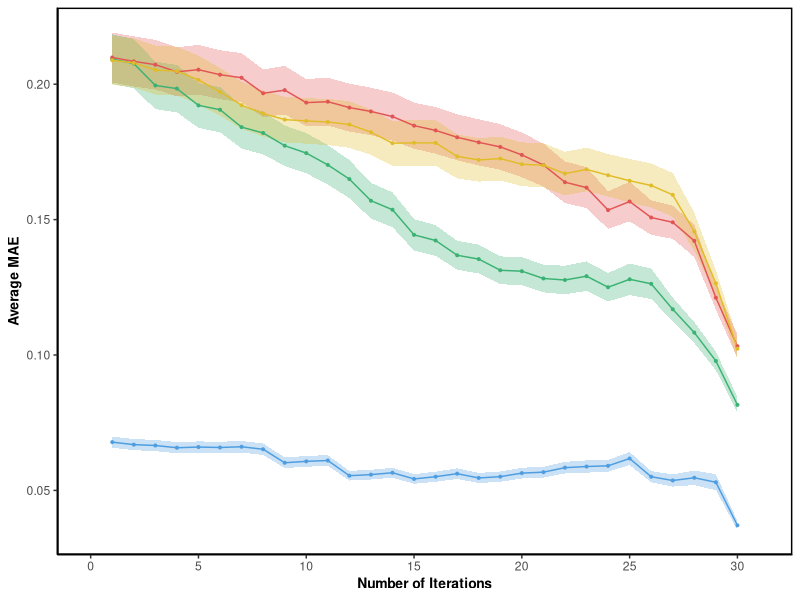
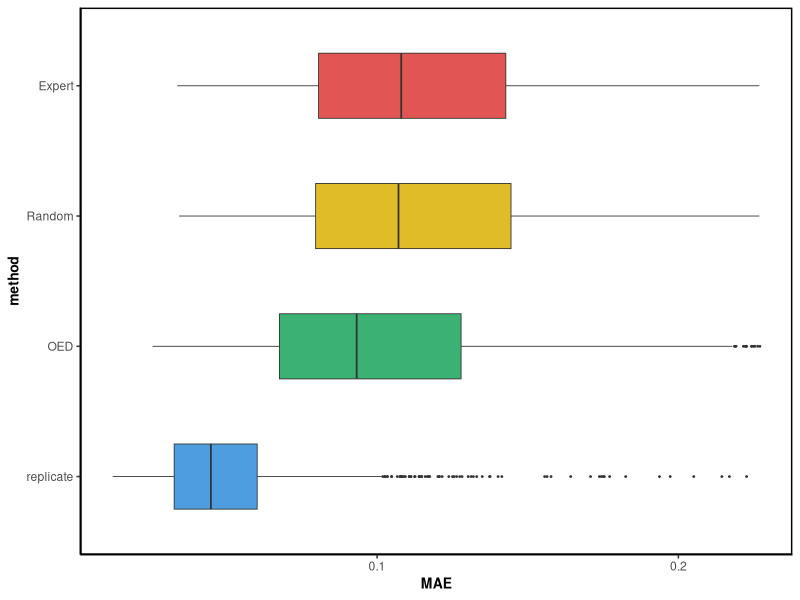
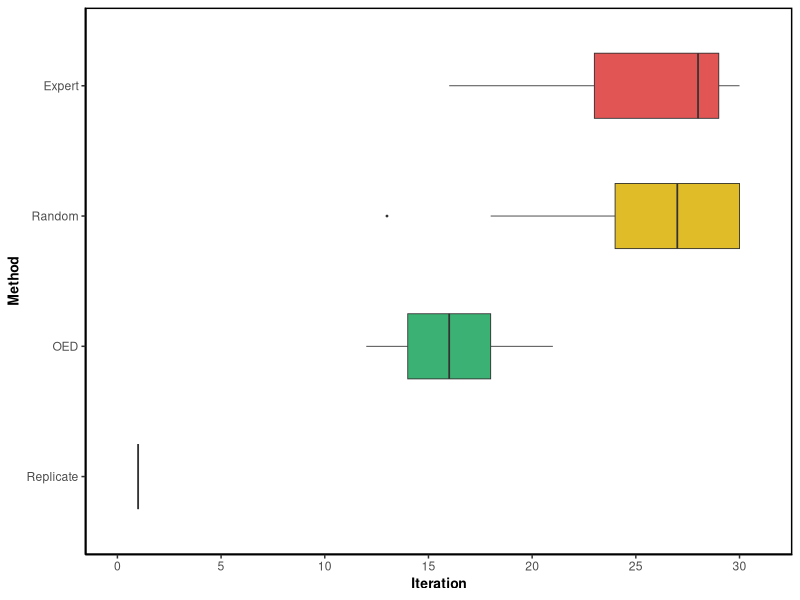
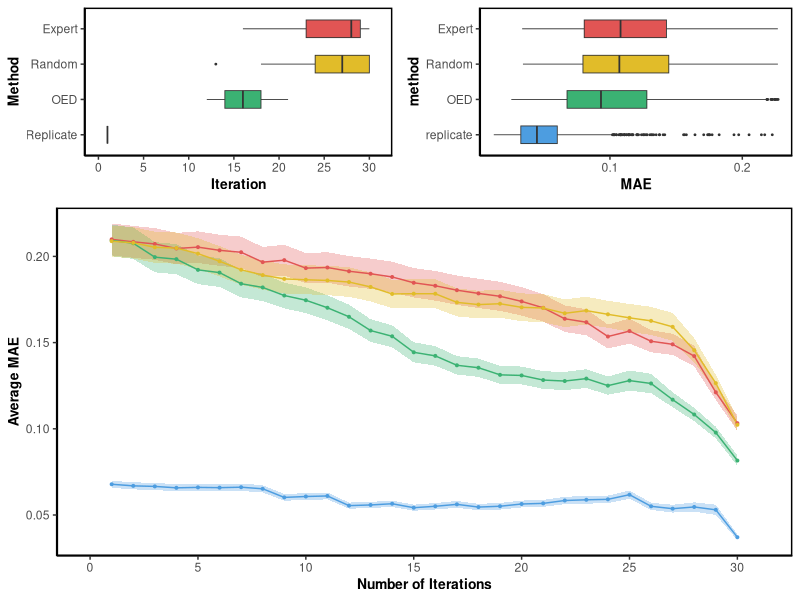
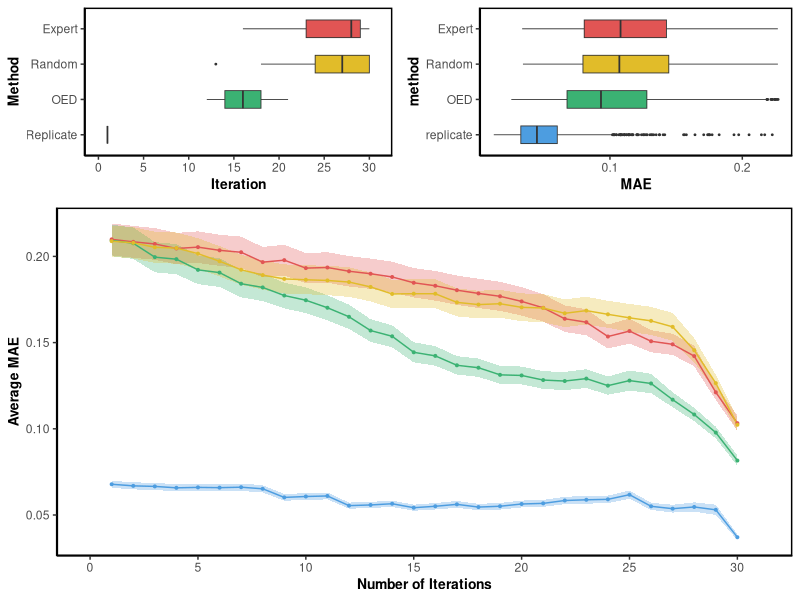

These charts were generated, in order, by the following R code:
#' gen_supplementary_figure_9A.R
#' Inputs: "./data/simulation_runs_prediction_MAEs.csv"
#'         "./data/simulation_runs_iterations_prediction_MAE_LT_144_EN.csv"
#' Output: "./figures/supplementary_figure_9A.pdf"
#'          

library(dplyr)
library(ggplot2)
library(scales)
require(cowplot)
library(gridExtra)
library(reshape2)

#' Get the personalized theme used throughout the script
get_custom_theme <- function() {
  font_ratio <- 1.25
  return(theme(panel.grid.major = element_blank(), 
               panel.grid.minor = element_blank(),
               panel.background = element_blank(),
               legend.box.background = element_blank(),
               plot.title = element_text(hjust = 0.5),
               legend.title=element_blank(),
               legend.key.width = unit(3, "line"),
               legend.key = element_blank(),
               legend.position = "none",
               strip.background = element_blank(),
               axis.line = element_line(colour = "black"),
               panel.border = element_rect(fill=NA, size=1),
               legend.key.size = unit(0.5, "cm"),
               axis.text = element_text(size=7*font_ratio),
               axis.title = element_text(size=8*font_ratio, face='bold'),
               text = element_text(family="Helvetica", size=7*font_ratio)))
}

#' Calculate the mean and confidence intervals for a given iteration.
my_t_test <- function(x){
  summary <- t.test(x, mu=mean(x), conf.level = 0.95)
  names(summary$estimate) <- NULL
  list(mean=summary$estimate[1], l=summary$conf.int[1], h=summary$conf.int[2])
}

#' Calculate the mean and condifence intervals for all iterations.
get_summary <- function(df_Diff, method){
  summ <- apply(df_Diff, 2, my_t_test)
  df_summ <- bind_rows(summ)
  df_summ$iteration <- c(1:num_iter)
  df_summ$method <- method
  
  return(df_summ)
}

# General settings
colors_assigned <- c("OED"="#3bb273","replicate"="#4d9de0" ,"Replicate"="#4d9de0", 
                     "Random"="#e1bc29", "Expert"="#e15554", "Imbalance" = "#000000",
                     "-1"="#e15554", "1"="#4d9de0")
OED_Method_Name_Other = "MI"
OED_Method_Name = "EN"
num_iter <- 30
set.seed(1)
percent_format(digits = 0)

# 1) Read the data
df <- read.table(file.path("./data/simulation_runs_prediction_MAEs.csv"), sep = ",", header = TRUE )

# 2) Calculate mean and confidence intervals per-iteration for each method
df_summ_Random <- get_summary(df[df$method == "Random", c(1:num_iter)], "Random")
df_summ_OED <- get_summary(df[df$method == OED_Method_Name, c(1:num_iter)], "OED")
df_summ_Expert <- get_summary(df[df$method == "Expert", c(1:num_iter)], "Expert")
df_summ_Replicate <- get_summary(df[df$method == "replicate", c(1:num_iter)], "Replicate")
df_summ <- rbind(df_summ_OED, df_summ_Expert, df_summ_Replicate, df_summ_Random)

# 3) Plot the summary in figure_2B_p1.pdf
gPlot_p1 <- ggplot(df_summ, aes(x=iteration, y=mean, ymin=l, ymax=h, fill=method, colour=method))+
  geom_ribbon(alpha=0.3, colour = NA)+
  geom_line()+
  geom_point(size = 0.7)+
  scale_x_continuous("Number of Iterations", breaks = seq(0, num_iter, by = 5), limits = c(0, 31))+
  scale_y_continuous("Average MAE")+
  scale_fill_manual(values = colors_assigned)+
  scale_colour_manual(values = colors_assigned)+
  get_custom_theme()
print(gPlot_p1)

# 4) Create data summary relating to the iteration with maximum gap in MAE 
#       between the random and OED methods (iteration 27)
df_oed_means <- df_summ[df_summ$method == "OED", c("iteration", "mean")]
df_rnd_means <- df_summ[df_summ$method == "Random",c("iteration", "mean")]
idx_max_gap <- df_oed_means[which.max(df_rnd_means$mean - df_oed_means$mean),]$iteration
df_max_iter <- df[df$method != OED_Method_Name_Other ,c(idx_max_gap, ncol(df))]
df_max_iter$method <- factor(df_max_iter$method)
levels(df_max_iter$method)[levels(df_max_iter$method)==OED_Method_Name] <- "OED"
df_max_iter$method <- factor(df_max_iter$method, levels=c("replicate", "OED", "Random", "Expert"))
colnames(df_max_iter) <- c("MAE", "method")

# 5) Plot the boxplot for MAEs at iteration with maximum gap
gPlot_p2 <- ggplot(df_max_iter, aes(y=MAE, x=method, fill=method))+
  geom_boxplot(width=.5, outlier.size = .3, lwd = .3)+
  scale_y_continuous(limits = quantile(df_max_iter$MAE, c(0.0, 0.9)), breaks = c(0.1, 0.2))+
  #scale_y_continuous(limits = c(mae_min, mae_max))+
  coord_flip()+
  scale_fill_manual(values = colors_assigned)+
  get_custom_theme()
print(gPlot_p2)

# 6) Find number of iterations necessary to achieve error of OED at iteration 15 (MAE=0.144)
df_iter <- read.table(file.path("./data/simulation_runs_iterations_prediction_MAE_LT_144_EN.csv"), sep = ",", header = TRUE )
df_iter$Replicate <- 1
df_iter_m <- melt(df_iter, measure.vars = colnames(df_iter), value.name = "Iteration", variable.name = "Method")
df_iter_m$Method <- factor(df_iter_m$Method, levels=c("Replicate", "OED", "Random", "Expert"))
# Calculate pvalue for : OED reaches error before Random
t.test(df_iter$OED, df_iter$Random, alternative = "less", paired = TRUE)

# 7) Plot the boxplot for number of iterations necessary to achive error of OED at iteration 15 (MAE=0.144)
gPlot_p3 <- ggplot(df_iter_m, aes(y=Iteration, x=Method, fill=Method))+
  geom_boxplot(width=.5, outlier.size = .3, lwd = .3)+
  scale_y_continuous(na.value = 31, breaks = seq(0, num_iter, by = 5), limits = c(0, 31))+
  scale_fill_manual(values = colors_assigned)+
  coord_flip()+
  get_custom_theme()
print(gPlot_p3)  

gCombA <- plot_grid(gPlot_p3, gPlot_p2, ncol=2, nrow = 1, rel_widths = c(1,1))
gComb <- plot_grid(gCombA, gPlot_p1, ncol=1, nrow = 2, rel_heights = c(1, 2))
print(gComb)
ggsave("./figures/supplementary_figure_9A.pdf", gComb, dpi = 600, width=5 , height =  3.5)
